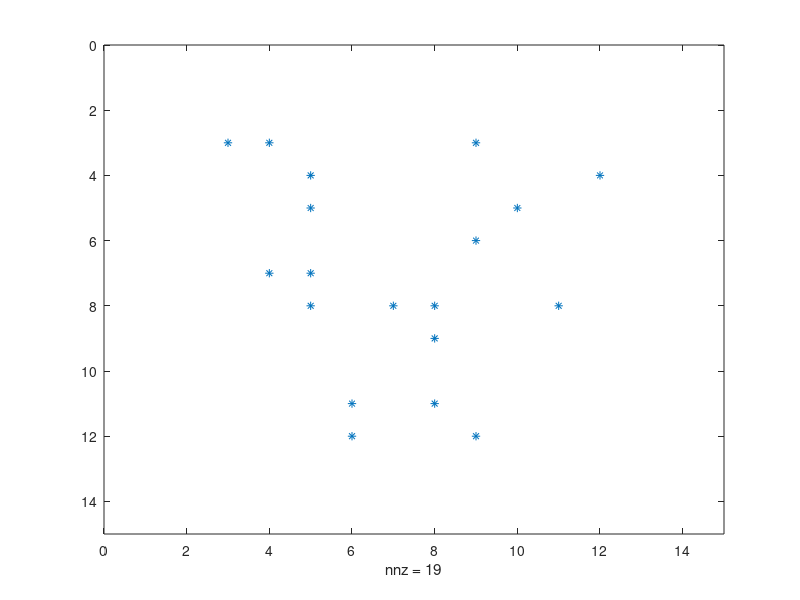

This chart was generated by the following MATLAB code:
% 作りかけ
clear

%%% 可変領域
L = 10;         % はんい
NoN = 20;       % ノード数
R = 2; % すべてのnodeが同じ能力の場合
       % ノードの最大通信範囲で座標ボードを大きく
%%%

A = zeros(L+R+R);  %%%　ノードの位置を座標で表現＿①

Node_line = randi([1,L],[1,NoN])+R; %%% ノードの座標を作成
Node_row  = randi([1,L],[1,NoN])+R;

for i = 1:NoN
    %%% (i)に当たるところで、nodeを表す
    S_Node(i).line = Node_line(i);                %%% Nodeの位置
    S_Node(i).row  = Node_row(i); 
    S_Node(i).RREQ = [];                 %%% どの順番でRREQが送られてきたのか ,はじめは0を入れておきます
    S_Node(i).range = [R];                        %%% Node の　通信はんい | ここを操作して　機器ごとの通信範囲を変える
    %%%     

    A(Node_line(i),Node_row(i)) = i;   %%%　ノードの位置を座標で表現＿②
end

spy(A);  %%% ノードの位置を座標で表現＿③
flag = 0;  % はじめ　node1 からnode20 へ
%%%%%%%%%%%%%%%%%%%%%%%%%%%%%%%%%%%%%%%%%%%%%%%  あとで　findで書き直せるか試す
k = 1;

for roop = 1:6  %　取りあえず、６回してるだけ
   
for i = 1 : S_Node(k(1)).range
    %%% Aを使って参照し,S_Nodeにアクセスすることで実現する
    for j = i : S_Node(k(1)).range
        
      if A( S_Node(k(1)).line +i , S_Node(k(1)).row +j ) > 0 
      %%% ４つとも、ここに条件を追加する必要あり
     S_Node(A( S_Node(k(1)).line +i , S_Node(k(1)).row +j )).RREQ = ...
         [S_Node(A( S_Node(k(1)).line +i , S_Node(k(1)).row +j )).RREQ k(1)];
     k = [k A( S_Node(k(1)).line +i , S_Node(k(1)).row +j )];
      end
      if A( S_Node(k(1)).line -i , S_Node(k(1)).row +j ) > 0

    S_Node(A( S_Node(k(1)).line -i , S_Node(k(1)).row +j )).RREQ = ...
         [S_Node(A( S_Node(k(1)).line -i , S_Node(k(1)).row +j )).RREQ k(1)];
     k = [k A( S_Node(k(1)).line -i , S_Node(k(1)).row +j )];

      end
      if A( S_Node(k(1)).line -i , S_Node(k(1)).row -j ) > 0 

    S_Node(A( S_Node(k(1)).line -i , S_Node(k(1)).row -j )).RREQ = ...
         [S_Node(A( S_Node(k(1)).line -i , S_Node(k(1)).row -j )).RREQ k(1)];
     k = [k A( S_Node(k(1)).line -i , S_Node(k(1)).row -j )];

      end
      if A( S_Node(k(1)).line +i , S_Node(k(1)).row -j ) > 0
  
    S_Node(A( S_Node(k(1)).line +i , S_Node(k(1)).row -j )).RREQ = ...
         [S_Node(A( S_Node(k(1)).line +i , S_Node(k(1)).row -j )).RREQ k(1)];
     k = [k A( S_Node(k(1)).line +i , S_Node(k(1)).row -j )];

      end
    end            
end
k(1)=[];
    if S_Node(20).RREQ > 0
      flag = flag +1; %%%　　おわり
    end

    if isempty(k)==1 
       disp('not arrival');
       break
    end
    
    
end
